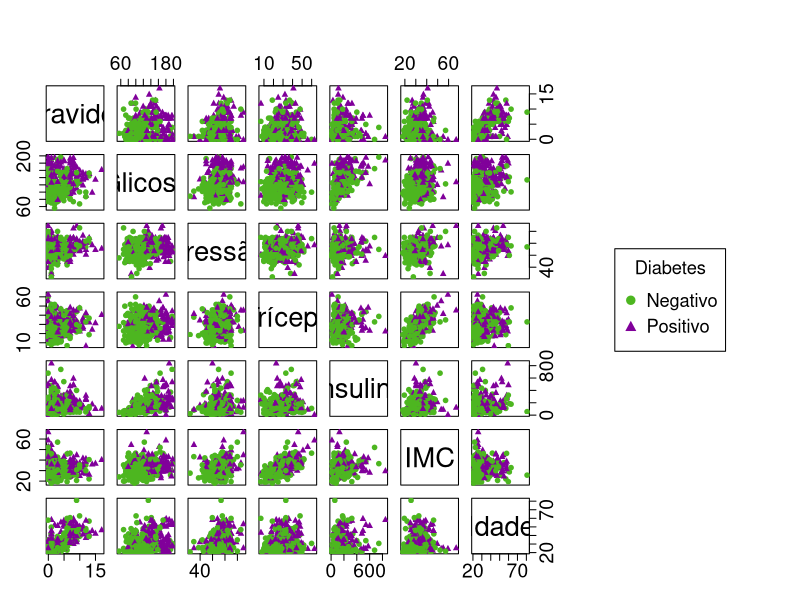
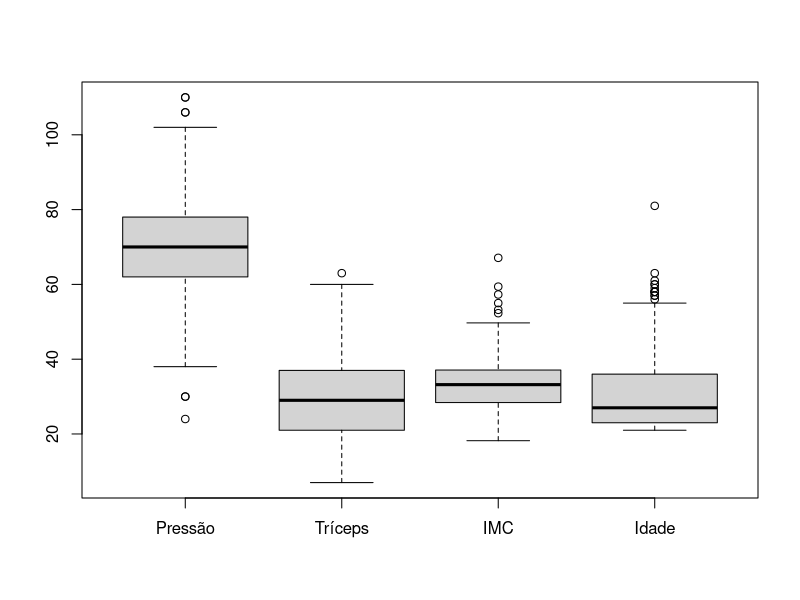
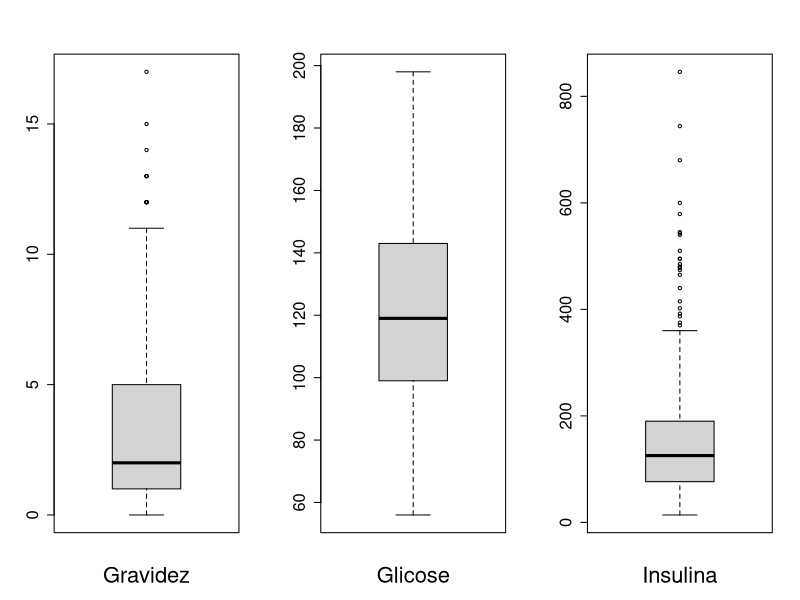
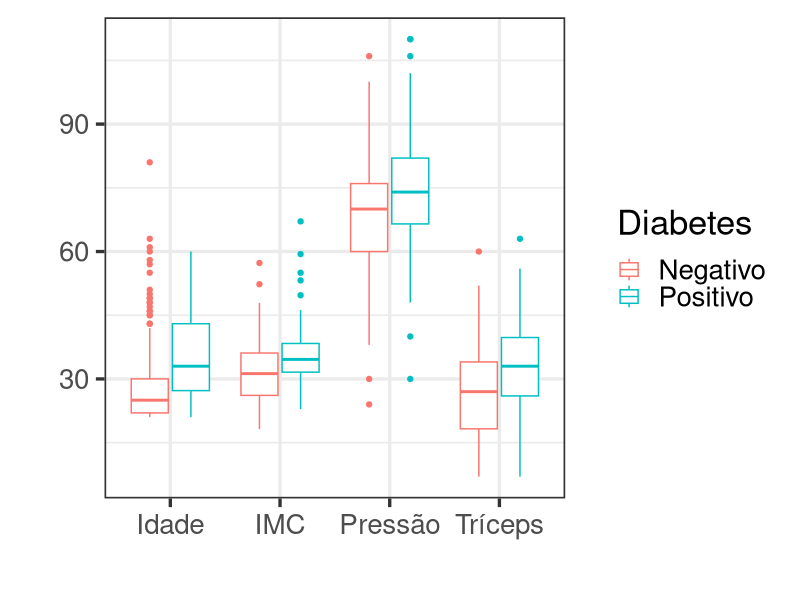
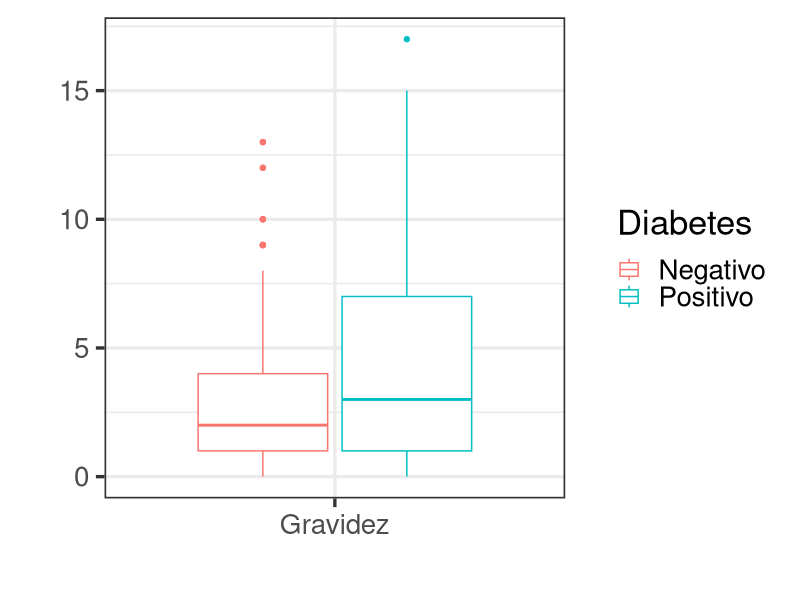
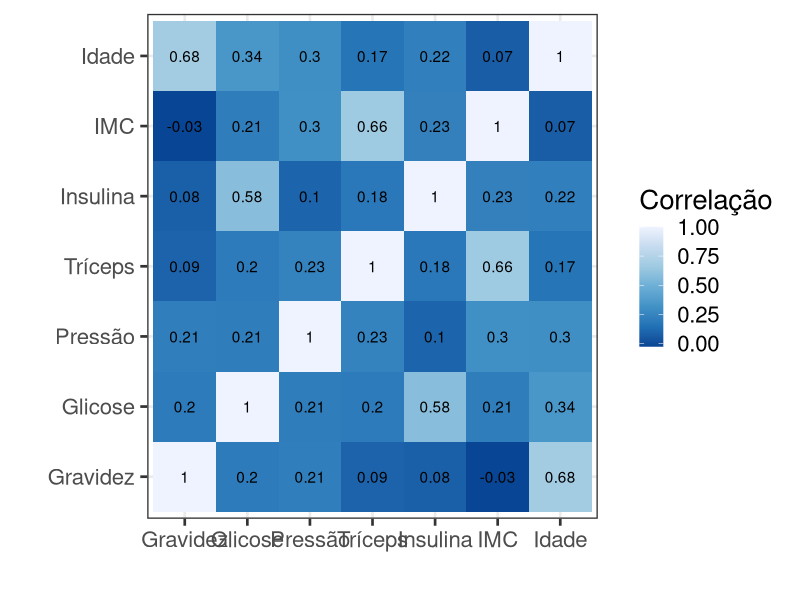
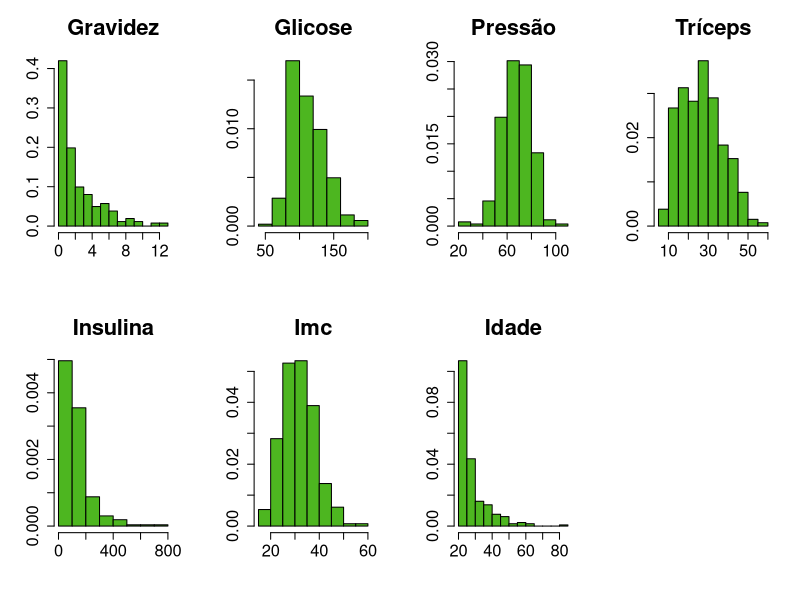
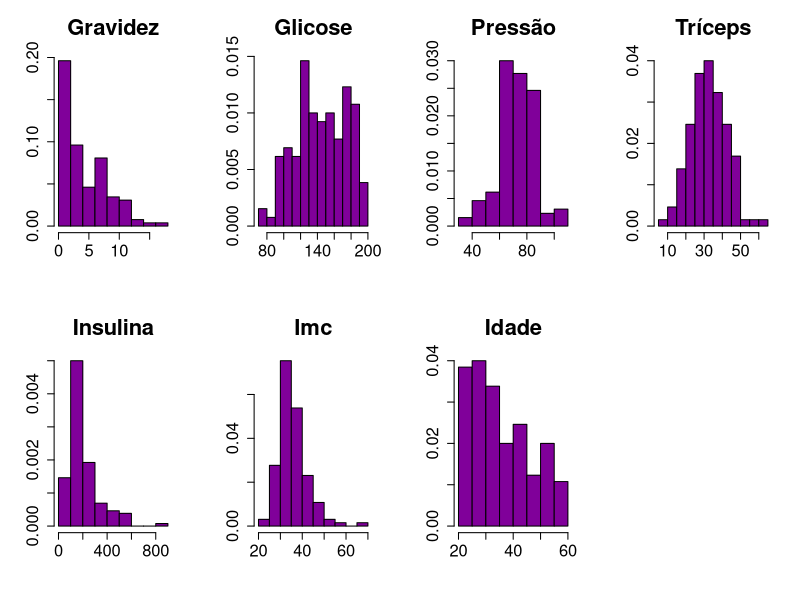

Source code (R) for these figures, in order:
library(tidyverse)
library(grid)
library(gridExtra)
library(car)
library(mlbench)
library(reshape2)

# Carregar os dados
data(PimaIndiansDiabetes)

# Removendo os NA
pima <- PimaIndiansDiabetes %>% filter(glucose != 0, pressure != 0, 
                                       triceps != 0, insulin != 0, mass !=0) %>%
  select(-pedigree)

colnames(pima) <- c("Gravidez", "Glicose", "Pressão", "Tríceps", "Insulina",
                     "IMC", "Idade", "Diabetes")

################################################################################
############################# Analise Descritiva ###############################
################################################################################

# Variáveis sumárias
medados <- rbind(apply(pima[-8],2,mean),
                 apply(pima[-8],2,var),
                 apply(pima[-8],2,sd),
                 100*apply(pima[-8],2,sd)/apply(pima[-8],2,mean),
                 apply(pima[-8],2,min),
                 apply(pima[-8],2,quantile,0.5),
                 apply(pima[-8],2,max))

rownames(medados)<-c("Média","Var.","DP","CV(%)","Mínimo","Mediana","Máximo")

round(medados,2)

# Sumarias do grupo negativo
round(rbind(apply(pima[pima[8]=="neg",-8],2,mean),
            apply(pima[pima[8]=="neg",-8],2,var),
            apply(pima[pima[8]=="neg",-8],2,sd),
            100*apply(pima[pima[8]=="neg",-8],2,sd)/
              apply(pima[pima[8]=="neg",-8],2,mean),
            apply(pima[pima[8]=="neg",-8],2,min),
            apply(pima[pima[8]=="neg",-8],2,quantile,0.5),
            apply(pima[pima[8]=="neg",-8],2,max)),2)

#Sumarias do grupo positivo
round(rbind(apply(pima[pima[8]=="pos",-8],2,mean),
            apply(pima[pima[8]=="pos",-8],2,var),
            apply(pima[pima[8]=="pos",-8],2,sd),
            100*apply(pima[pima[8]=="pos",-8],2,sd)/
              apply(pima[pima[8]=="pos",-8],2,mean),
            apply(pima[pima[8]=="pos",-8],2,min),
            apply(pima[pima[8]=="pos",-8],2,quantile,0.5),
            apply(pima[pima[8]=="pos",-8],2,max)),2)


# Gráfico de dispersão
par(mfrow=c(1,1))
pairs(pima[-8],
      col = c("#4DB620", "#80009A")[pima$Diabetes],   # Mudar cor por grupo
      pch = c("\u25CF", "\u25B2")[pima$Diabetes],     # Mudar pontos por grupo
      labels = c("Gravidez", "Glicose", "Pressão", "Tríceps", "Insulina",
                 "IMC", "Idade"),
      cex.labels = 2.5,
      cex.axis = 1.75,
      oma=c(3,3,6,20))
par(xpd = TRUE)
legend("right", col = c("#4DB620", "#80009A"), title = "Diabetes", cex = 1.1,
       pch = c("\u25CF", "\u25B2"), legend = c("Negativo","Positivo"))


# Boxplot geral
par(mfrow=c(1,1))
boxplot(pima[-c(1,2,5,8)],xlab="", names=c("Pressão", "Tríceps",
                                                   "IMC", "Idade"))

par(mfrow=c(1,3))
boxplot(pima[1], xlab="Gravidez", cex.axis=1.5, cex.lab=2)
boxplot(pima[2], xlab="Glicose", cex.axis=1.5, cex.lab=2)
boxplot(pima[5], xlab="Insulina", cex.axis=1.5, cex.lab=2)

# Boxplot por grupo
pima %>% mutate(Diabetes = ifelse(Diabetes == "neg", 
                                  "Negativo", "Positivo")) %>% 
  select(Pressão, Tríceps, IMC, Idade, Diabetes) %>%
  gather("a", "b", -Diabetes) %>%
  ggplot(aes(x=a, y=b, color=Diabetes))+
  geom_boxplot()+
  labs(
    x = "",
    y = "",
    color = "Diabetes"
  ) +
  theme_bw(base_size = 25)

pima %>% mutate(Diabetes = ifelse(Diabetes == "neg", 
                                  "Negativo", "Positivo")) %>% 
  select(Gravidez, Diabetes) %>%
  gather("a", "b", -Diabetes) %>%
  ggplot(aes(x=a, y=b, color=Diabetes))+
  geom_boxplot()+
  labs(
    x = "",
    y = "",
    color = "Diabetes"
  ) +
  theme_bw(base_size = 25)


# Correlograma
melt(cor(pima[-8])) %>% ggplot(aes(x=Var2, y=Var1, fill=value)) + 
  geom_tile()+ 
  scale_fill_distiller()+
  labs(x="", y="", fill="Correlação")+
  theme_bw(base_size = 20)+
  geom_text(label = round(melt(cor(pima[-8]))$value,2))


# Histograma
par(mfrow=c(2,4))
for(i in 1:7){
  hist(as.numeric(unlist((pima %>% filter(Diabetes == "neg"))[i])),
       probability=TRUE, col="#4DB620", cex.axis = 1.5, cex.main = 2,
       main=stringr::str_to_title(colnames(pima)[i]), xlab="", ylab="")
}

par(mfrow=c(2,4))
for(i in 1:7){
  hist(as.numeric(unlist((pima %>% filter(Diabetes == "pos"))[i])),
       probability=TRUE, col="#80009A", cex.axis = 1.5, cex.main = 2,
       main=stringr::str_to_title(colnames(pima)[i]), xlab="", ylab="")
}


# Gráfico Q-Q
par(mfrow=c(2,4))
for(i in 1:7){
  qqPlot(scale((pima %>% filter(Diabetes == "neg"))[i]),
         dist="norm", id=F, ylab = "", col="#4DB620",
         mean = 0, sd = 1,col.lines = "#F26514", pch = 19,
         xlab = "", main=stringr::str_to_title(colnames(pima)[i]))
}

par(mfrow=c(2,4))
for(i in 1:7){
  qqPlot(scale((pima %>% filter(Diabetes == "pos"))[i]),
         dist="norm", id=F, ylab = "", col="#80009A",
         mean = 0, sd = 1,col.lines = "#F26514", pch = 19,
         xlab = "", main=stringr::str_to_title(colnames(pima)[i]))
}
################################################################################
################################# Modelagem ####################################
################################################################################
